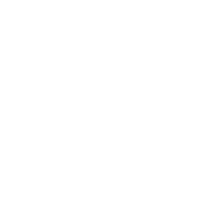
Frame 1 (no input)
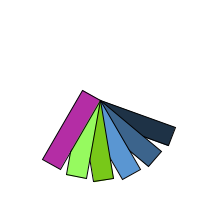
Frame 60 (the mouse pressed at the canvas centre just before this capture)
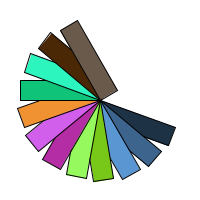
Frame 120 (the mouse held since frame 60 and released just before this capture)

The Processing sketch that drew these frames (run headless with seeded random() and noise(); from frame 60 on, the mouse is pressed at the canvas centre):

// Processing sketch: processing_6416
// ── processing_6416.pde

void setup() {
  size(200, 200);
  background(255);
  smooth();
}

void draw(){
  if (frameCount % 10 == 0) {
    translate(100, 100);
    fill(frameCount * 3 % 255, frameCount * 5 % 255,
      frameCount * 7 % 255);
    rotate(radians(frameCount * 2)  % 360);
    rect(0, 0, 80, 20);
  }
}
